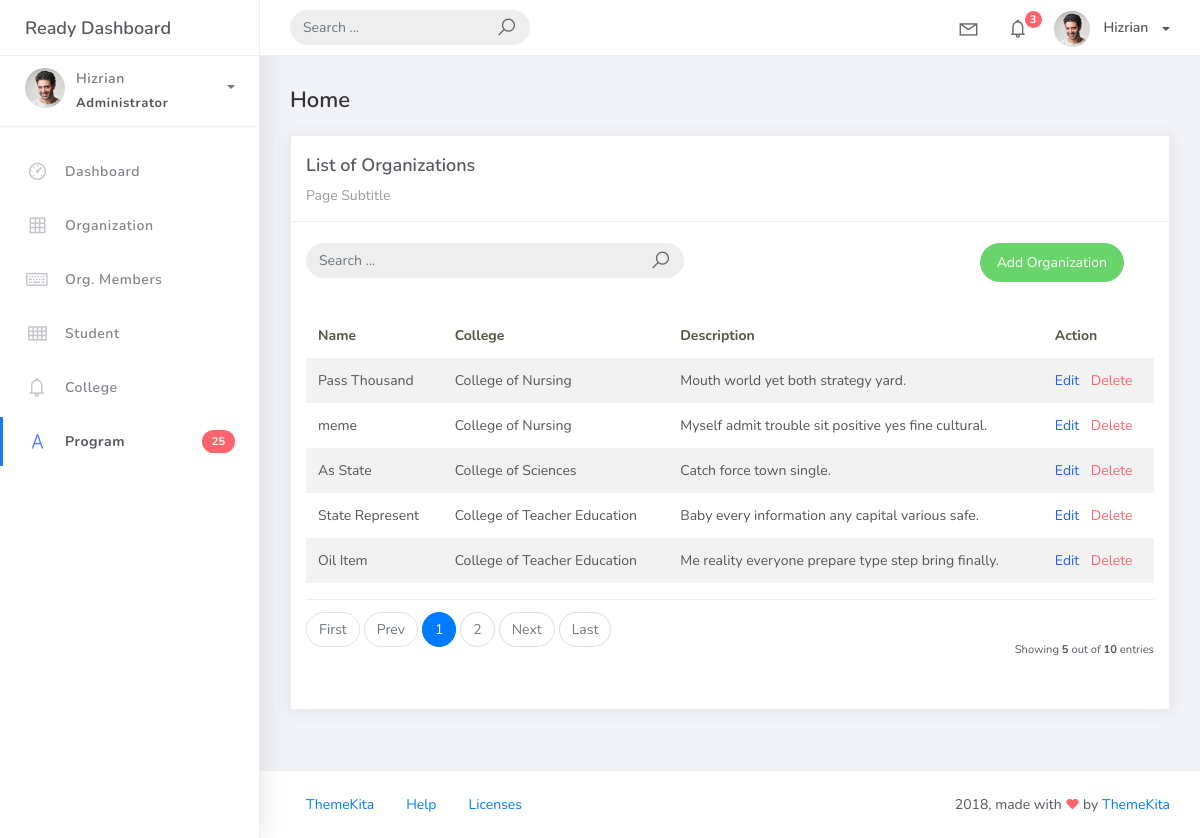
Screenshot of /organization_list with the database file from the repository.
### studentorg/models.py (models this page shows, shortened)
class BaseModel (models.Model) :
    created_at = models.DateTimeField(auto_now_add=True, db_index=True)
    updated_at = models.DateTimeField(auto_now=True)
    class Meta:
        abstract = True

class Organization(BaseModel):
    name = models.CharField(max_length=250)
    college = models.ForeignKey(College, null=True, blank=True, on_delete=models.CASCADE)
    description = models.CharField(max_length=500)

class College(BaseModel):
    college_name = models.CharField(max_length=150)

### studentorg/views.py (the view)
# urls.py: path('organization_list', OrganizationList.as_view(), name='organization-list'),
class OrganizationList(ListView):
    model = Organization
    context_object_name = 'organization'
    template_name = 'org_list.html'
    paginate_by = 5
    def get_queryset(self):
        qs = super().get_queryset()
        query = self.request.GET.get('q')
        if query:
            qs = qs.filter(
                Q(name__icontains=query) |
                Q(description__icontains=query)
                )
        return qs

### templates/org_list.html (shortened to what this page needs)
{% extends 'base.html' %} {% load static %} {% block content %}
<div class="content">
    <div class="container-fluid">
        <h4 class="page-title">Home</h4>
        <div class="row">
            <div class="col-md-12">
                <div class="card">
                    <div class="card-header">
                        <div class="card-title">List of Organizations</div>
                        <div class="card-category">Page Subtitle</div>
                    </div>
                    <br />
                    <div class="col-md-12 row">
                        <div class="col-md-6">
                            <form class="navbar-left navbar-form nav-search mr-md-3" action="{% url 'organization-list' %}">
                                <div class="input-group">
                                    <input type="text" placeholder="Search ..." class="form-control" name="q" />
                                    <div class="input-group-append">
                                        <span class="input-group-text">
                                            <i class="la la-search search-icon"></i>
                                        </span>
                                    </div>
                                </div>
                            </form>
                        </div>
                        <div class="col-md-6">
                            <div class="pull-right">
                                <a href="{% url 'organization-add' %}" class="btn btn-success btn-rounded">Add Organization</a>
                            </div>
                        </div>
                    </div>
                    <div class="card-body">
                        <table class="table table-striped mt-3">
                            <thead>
                                <tr>
                                    <th scope="col">Name</th>
                                    <th scope="col">College</th>
                                    <th scope="col">Description</th>
                                    <th scope="col">Action</th>
                                </tr>
                                </thead>
                                <tbody>
                                {% for object in object_list %}
                                <tr>
                                    <td>{{ object.name }}</td>
                                    <td>{{ object.college.college_name|default:"-" }}</td>
                                    <td>{{ object.description }}</td>
                                    <td>
                                        <a href="{% url 'organization-update' object.pk %}" class="text-primary mr-2">Edit</a>
                                        <a href="{% url 'organization-delete' object.pk %}" class="text-danger">Delete</a>
                                    </td>
                                </tr>
                                {% empty %}
                                <tr>
                                    <td colspan="4" style="text-align: center">
                                        <p class="text-sm font-weight-bold mb-0">No Records Found</p>
                                    </td>
                                </tr>
                                {% endfor %}
                                </tbody>
                        </table>
                        {% include 'includes/pagination.html' %}
                    </div>
                </div>
            </div>
        </div>
    </div>
</div>
{% endblock %}

### rows the page displays
Organization: name "Pass Thousand", college.college_name "College of Nursing", description "Mouth world yet both strategy yard."
Organization: name "meme", college.college_name "College of Nursing", description "Myself admit trouble sit positive yes fine cultural."
Organization: name "As State", college.college_name "College of Sciences", description "Catch force town single."
Organization: name "State Represent", college.college_name "College of Teacher Education", description "Baby every information any capital various safe."
Organization: name "Oil Item", college.college_name "College of Teacher Education", description "Me reality everyone prepare type step bring finally."

### other values shown
{{ page_num }} "1"
{{ page_num }} "2"
{{ object_list.count }} "5"
{{ paginator.count }} "10"
